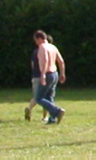
#> input picture handpicked_feature_agumented_human_detection/Train_positive/crop001278a.bmp, 96 x 160 px
$ python test.py
#> lines starting #> are read from the running program, lines starting #| are printed output that depends on the picture; pictures that were not available may be replaced by others from this repository, and a replacement may not be noted
### handpicked_feature_agumented_human_detection/ImageLoader.py
'''
Author: Killermachine
'''

import os
import numpy as np
import cv2

class ImageLoader:
    def __init__(self):
        self.batch = []

    def load_image(self,path):
#> called with path = './Train_positive/'
        image_list = os.listdir(path)
        for image in image_list:

            self.batch.append(cv2.imread(path + "/" + image))
        return self.batch

### handpicked_feature_agumented_human_detection/main.py
'''
Author: Killermachine
'''

import numpy as np
import cv2
from ImageLoader import ImageLoader
from fcn import NeuralNetwork

class Controller:
    def __init__(self):
        from hog import HOG
        self.hog_generator = HOG()

    def load_batch(self,path):
        '''
        Loading a image batch
        '''
        batch_loader = ImageLoader()

        return batch_loader.load_image(path)

    def grascale(self,image_batch):
        '''
        images are loaded bgr
        convert from rgb to gray
        '''
        new_batch = []
        for image in image_batch:
            frame = 0.114 * image[:,:,0] + 0.587 * image[:,:,1] + 0.299 * image[:,:,2]
            new_batch.append(frame)

        return new_batch

    def genearte_hog(self,image_batch):
        '''
        Hook to generate hog, written to handle batches
        '''

        batch = []

        for image in image_batch:
            descriptor = self.hog_generator.generate_hog_features(image,(8,8),2)
            batch.append(descriptor)

        return batch

    # [29 lines left out: function randomize_input_batch, not called in this run]


    def run(self):
        '''
        Main running function

        '''
        # loading image batch
        print("Loading image")
        train_positive = self.load_batch("./Train_positive/")
#> train_positive = 1 item
        train_negative = self.load_batch("./Train_negative/")
#> call 2 of load_image, with path = './Train_negative/'
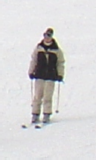
#> input picture handpicked_feature_agumented_human_detection/Test_positive/crop001008b.bmp, 96 x 160 px, given as the content of the folder ./Train_negative/, which was not available
#> train_negative = 1 item
        test_positive = self.load_batch("./Test_positive/")
        test_negative = self.load_batch("./Test_negative/")
        print(len(test_positive))
        print("Image Batch Loaded")

        # Generating grascale images
        print("Converting to grayscale")
        train_positive_gray = self.grascale(train_positive)
#> the loop in grascale, `for image in image_batch:` made 1 pass
#> pass 1, in grascale, `frame = 0.114 * image[:,:,0] + 0.587 * image[:,:,1] + 0.299 * image[:,..`:
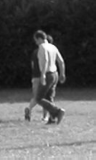
#> frame: shape (160, 96) float64; min 11.05, max 254.2, mean 91.1
#> train_positive_gray = 1 item
        train_negative_gray = self.grascale(train_negative)
#> the loop in grascale (call 2), `for image in image_batch:` made 1 pass
#> train_negative_gray = 1 item
        test_positive_gray = self.grascale(test_positive)
#> the loop in grascale (call 3), `for image in image_batch:` made 5 passes
#> pass 3, in grascale (call 3), `frame = 0.114 * image[:,:,0] + 0.587 * image[:,:,1] + 0.299 * image[:,..`:
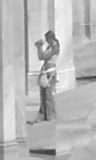
#> frame: shape (160, 96) float64; min 58.11, max 253.5, mean 185.5
        test_negative_gray = self.grascale(test_negative)
        print("Grayscale computed")

        print("Extracting HOG descriptor")
        # Extracting Hog features for training images
        train_positive_descriptor = self.genearte_hog(train_positive_gray)
#> the loop in genearte_hog, `for image in image_batch:` made 1 pass
#> pass 1, in gradient_generation, `gradient_x = self._convolution_function(3,self.prewitt_mask_x,3.0,image)`:
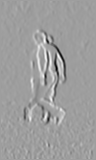
#> gradient_x: shape (160, 96) float64; min -212.1, max 129.8, mean 0.1; drawn with min black and max white
#> pass 1, in gradient_generation, `gradient_y = self._convolution_function(3,self.prewitt_mask_y,3.0,image)`:
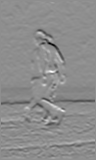
#> gradient_y: shape (160, 96) float64; min -181.4, max 144, mean -1.7; drawn with min black and max white
#> pass 1, in genearte_gradients, `self.grad_x, self.grad_y = self.canny.gradient_generation(image)`:
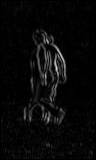
#> self.grad_x: shape (160, 96) float64; min 0, max 212.1, mean 9.4
#> pass 1, in genearte_gradients, `self.grad_x, self.grad_y = self.canny.gradient_generation(image)`:
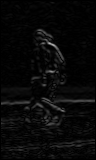
#> self.grad_y: shape (160, 96) float64; min 0, max 181.4, mean 8.9
        train_negative_descriptor = self.genearte_hog(train_negative_gray)

        test_positive_descriptor = self.genearte_hog(test_positive_gray)
        test_negative_descriptor = self.genearte_hog(test_negative_gray)
        print("Extracted descriptor")
        # training a neural net
        for num_neuron in [250,500,1000]:
            nn = NeuralNetwork(1, [num_neuron], 0.05)

            X_, Y_ = self.randomize_input_batch(train_positive_descriptor,train_negative_descriptor)
            X_train = np.array(X_, dtype=np.float32)

            y_train = np.array(Y_, dtype=np.int32)
            nn.train(X_train,y_train)

            # testing the network
            x_, y_ = self.randomize_input_batch(test_positive_descriptor, test_negative_descriptor)
            X_test = np.array(test_positive_descriptor + test_negative_descriptor, dtype=np.float32)
            Y_test = np.array(len(test_positive_descriptor) * [1] + len(test_negative_descriptor) * [0], dtype=np.int32)
            y_pred = nn.predict(X_test)

            """## Results and final comment"""

            print(nn.accuracy(y_pred,Y_test))
            print("->>>>>>>>>>>>>>>>>>>")
            print(y_pred)
            print("-..................")
            print(Y_test)


controller = Controller()
controller.run()

### handpicked_feature_agumented_human_detection/canny.py
'''
@Author: Tanay Varshney
@NetID: tv655

How to run the code:
Put the input image in the same folder as this code

Use the command

python canny.py <filename>

'''

import cv2
import numpy as np
import math

class Canny:
    '''
    This is the main class used to generate canny edges
    '''
    def __init__(self):
        '''
        We define the basic initial settings to build a canny model
        '''
        self.image = None
        self.gausian_mask = np.array([ [1, 1, 2, 2, 2, 1, 1],
                                        [1, 2, 2, 4, 2, 2, 1],
                                        [2, 2, 4, 8, 4, 2, 2],
                                        [2, 4, 8, 16, 8, 4, 2],
                                        [2, 2, 4, 8, 4, 2, 2],
                                        [1, 2, 2, 4, 2, 2, 1],
                                        [1, 1, 2, 2, 2, 1, 1]
                                        ],
                                        np.int64)
        self.prewitt_mask_y = np.array([ [1.0, 1.0, 1.0], [0.0, 0.0, 0.0] , [-1.0, -1.0, -1.0] ], np.int64)
        self.prewitt_mask_x = np.array([ [-1.0, 0.0, 1.0], [-1.0, 0.0, 1.0] , [-1.0, 0.0, 1.0] ], np.int64)

    # [7 lines left out: function _load_image, not called in this run]

    def _write_image(self,name,image):
        '''
        Helper function: Write image
        @param name: name of the image file
        @param image: The image that needs to be saved
        '''
        cv2.imwrite("./" + name + ".bmp",image)

    def _multiply_mat_and_sum(self,mat1,mat2,normalization_factor):
        '''
        helper function for multiply
        @param mat1: One of the matrices involved in the multiplication
        @param mat2: One of the matrices involved in the multiplication
        @param normalization_factor: Factor used to divide the resultant multiplication of matrices in order to keep pixel lower than 255
        '''
        sum = 0
        x,y = mat1.shape
        out = np.zeros((x,y))
        for i in range(x):
            for j in range(y):
                out[i][j] = mat1[i][j] * mat2[i][j]
                sum += mat1[i][j] * mat2[i][j]

        return sum/normalization_factor

    def _convolution_function(self,mask_dim,mask,normalization_factor,image):
        '''
        Helper function: Implementing Convolution over the image
        @param mask_dim: Value of 'n' for the n x n mask to be applied
        @param mask: The mask which is being used to perform convolution
        @param normalization_factor: Factor used to divide the resultant multiplication of matrices in order to keep pixel lower than 255
        @param image: The image which needs to be convolved over
        '''
        out = np.zeros(image.copy().shape)
        x,y = image.shape
        pad_ = int(math.floor(mask_dim/2))

        # performing convolution
        for i in range(pad_ ,x - pad_):
            for j in range(pad_ ,y - pad_):

                temp = self._multiply_mat_and_sum(mask,image[i - pad_ : i + pad_ + 1, j - pad_ : j + pad_ + 1],normalization_factor)
                out[i][j] = temp

        return out

    # [14 lines left out: function gausian_smoothening, not called in this run]

    def gradient_generation(self,image):
        '''
        Status: Completed
        Generate gradient for canny
        : (2) Normalized horizontal and vertical gradient responses

        @param image: The image from which gradients need to be generated
        '''
        #print("Generating Gradients")
        gradient_x = self._convolution_function(3,self.prewitt_mask_x,3.0,image)
        gradient_y = self._convolution_function(3,self.prewitt_mask_y,3.0,image)

        #self._write_image("gradient_x", abs(gradient_x))
        #self._write_image("gradient_y", abs(gradient_y))

        #print("gradients generated")
        return abs(gradient_x), abs(gradient_y)

    def edge_magnitude(self,grad_x,grad_y):
        '''
        Status: Completed
        Calculating the gradient from the vertical and the horizontal edges
        : (3) Normalized edge magnitude image

        @param grad_x: X gradient of image after applying prewitts
        @param grad_y: Y gradient of image after applying prewitts
        '''
        #print("calculating edge magnitude")
        edge_magnitude = np.sqrt(np.add( grad_x**2, grad_y**2))/math.sqrt(2)

        self._write_image("edge magnidute", edge_magnitude)
        return edge_magnitude

    def _edge_angle(self,grad_x,grad_y):
        '''
        Helper function to generate edge angles

        @param grad_x: X gradient of image after applying prewitts
        @param grad_y: Y gradient of image after applying prewitts
        '''
        x,y = grad_x.shape
        edge_angle = np.zeros((x,y), np.float32)

        # calculating edge angle
        for i in range(x):
            for j in range(y):
                if grad_x[i][j] != 0:
                    edge_angle[i][j] = math.degrees(math.atan2(grad_y[i][j],grad_x[i][j] ))
                else:
                    if (grad_y[i][j]<0):
                        edge_angle[i][j]=-90
                    elif (grad_y[i][j]>0):
                        edge_angle[i][j]=90
                    else:
                        edge_angle[i][j]=0
                # Modification for hog
                if(edge_angle[i][j]<-10):
                    edge_angle[i][j]+=360
                if edge_angle[i][j]>=170:
                    edge_angle[i][j]=edge_angle[i][j]-180
        return edge_angle

    # [84 lines left out: functions non_maxima_suppression, p_tile_thresholding, not called in this run]

### handpicked_feature_agumented_human_detection/hog.py
'''
Author: Killermachine
'''
import numpy as np
import cv2
import math
from canny import Canny
class HOG:
    def __init__(self):
        self.cell_matrix = None
        self.grad_x = None
        self.grad_y = None
        self.edge_magnitude = None
        self.edge_angle = None
        self.result = None
        self.canny = Canny()
        self.histogram = np.zeros(9)
        self.bins = ((-10,10),(10,30),(30,50),(50,70),(70,90),(90,110),(110,130),(130,150),(150,170))
        self.centers = (0,20,40,60,80,100,120,140,160)
        self.descriptor = None


    def genearte_gradients(self,image):
        '''
        Generating x and y gradients
        '''
        self.grad_x, self.grad_y = self.canny.gradient_generation(image)

    def genearte_magnitude(self):
        '''
        Generating edge magnitude
        '''
        self.edge_magnitude = self.canny.edge_magnitude(self.grad_x,self.grad_y)

    def genearte_edge_angle(self):
        '''
        generating edge angle
        '''
        self.edge_angle = self.canny._edge_angle(self.grad_x,self.grad_y)

    # [39 lines left out: functions vote_and_add, compute_cell_histogram, not called in this run]

    def generate_hog_features(self,image,cell_dim,block_size):
        '''
        controller function to generate hog
        '''
        # Generating magnitude and angle
        self.genearte_gradients(image)
        self.genearte_magnitude()
        self.genearte_edge_angle()

        # defining cell matrix
        x,y = self.edge_magnitude.shape
#> (the run stopped early here; a loop or call above may not have finished)
